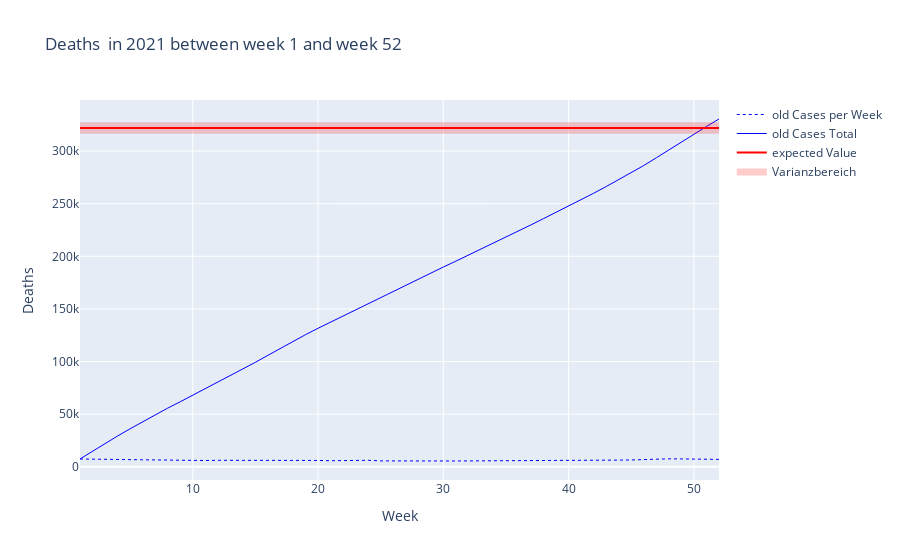

The code cell stored with this chart in its notebook:
### Code cell
fig_old = go.Figure()
fig_old.add_trace(go.Scatter(x = data_filtered_old["Week"], y = data_filtered_old["Value"], name = "old Cases per Week", line = dict(color = 'blue', width = 1,dash = 'dot')))
fig_old.add_trace(go.Scatter(x = data_filtered_old["Week"], y = np.cumsum(data_filtered_old["Value"]), name = "old Cases Total", line = dict(color = 'blue', width = 1)))



#fig_old.add_hline(y=expected_value_per_age_group.loc["60-79", "Value"], line_color = 'red', line_width = 1, name = "Expected old Cases Total")
fig_old.add_trace(go.Scatter(x = data_filtered_semi["Week"],y = np.repeat(expected_value_per_age_group.loc["60-79","Value"],kalenderwochen[1]-kalenderwochen[0]+1), name = "expected Value", line = dict(color = 'red')))

#fig_old.add_hrect(y0=expected_value_per_age_group.loc["60-79","Value_Low"],y1=expected_value_per_age_group.loc["60-79","Value_High"],fillcolor = "red", line_width = 0, opacity = 0.2)
fig_old.add_trace(go.Scatter(
    x = data_filtered_old["Week"].tolist() + data_filtered_old["Week"].tolist()[::-1] ,
    y = [expected_value_per_age_group.loc["60-79","Value_High"]]*(kalenderwochen[1]-kalenderwochen[0]+1) + [expected_value_per_age_group.loc["60-79","Value_Low"]]*(kalenderwochen[1]-kalenderwochen[0]+1),
    fill = 'toself',
    fillcolor = "red",
    line_color = "red",
    name = "Varianzbereich",
    opacity=0.2
))

fig_old.update_layout(title = f"Deaths  in {year} between week {kalenderwochen[0]} and week {kalenderwochen[1]}",
                        xaxis_title = "Week",
                        yaxis_title = "Deaths")

if show_events:
    for i in happenings_filtered.index:
        #print(happenings_filtered.loc[i,"Week"])
        #print(happenings_filtered.loc[i, "Title"])
        fig_old.add_vline(x = happenings_filtered.loc[i,"Week"], line_width = 2, line_color = "green", line_dash = "dash")

fig_old.show()
